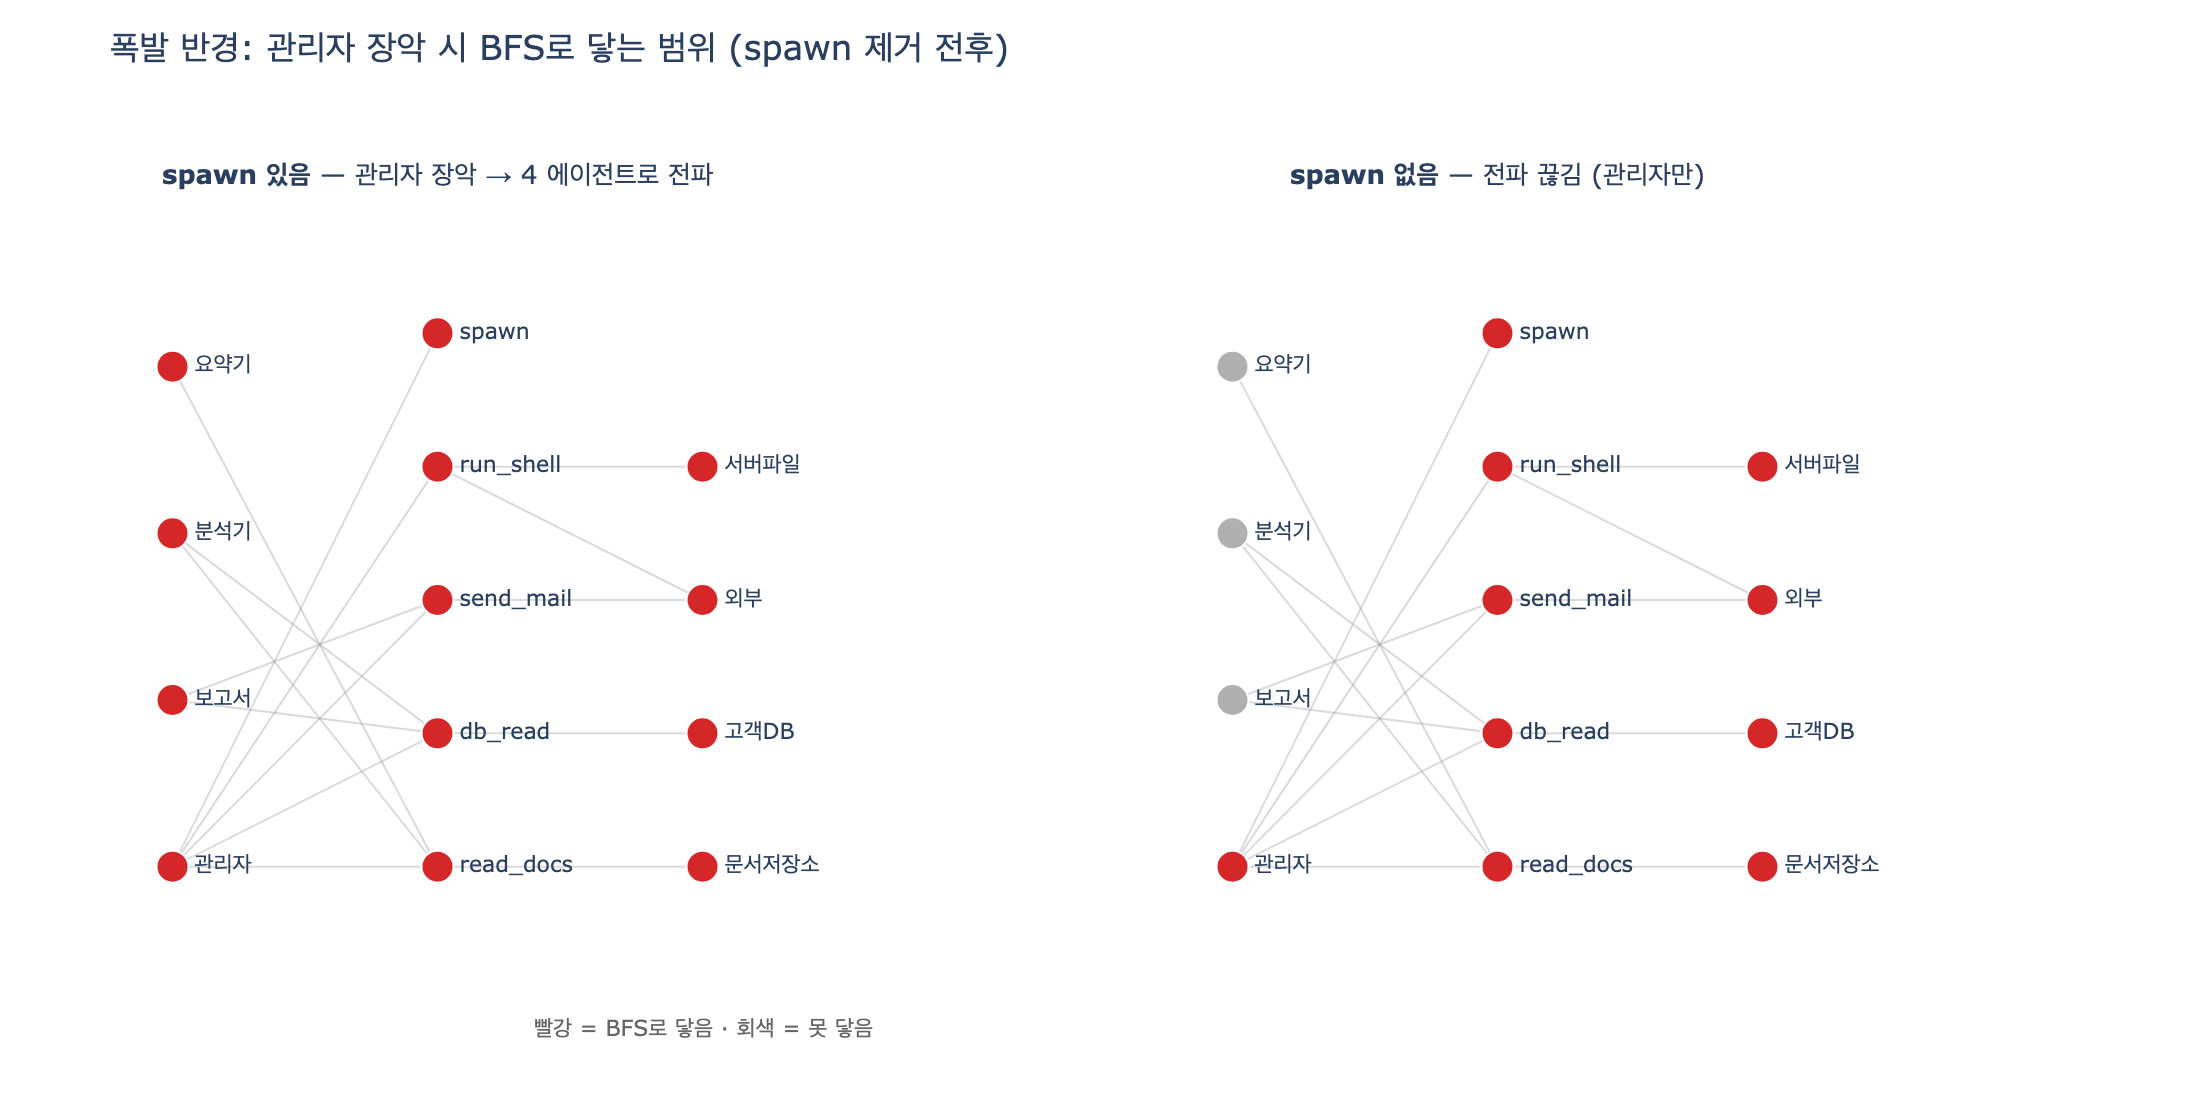

Generate this figure with Python:
# 필요 패키지: plotly, kaleido  (pip install plotly kaleido)
# %% [markdown]
# # 폭발 반경(blast radius)을 BFS로 재기
#
# `ex4_blast_radius.py`의 핵심 질문은 이것이다.
#
# > 에이전트 하나가 **장악**되면, 피해는 어디까지 번지나?
#
# 모델은 3계층 방향 그래프다.
#
# $$ \text{에이전트} \xrightarrow{\text{쓸 수 있는 도구}} \text{도구} \xrightarrow{\text{닿는}} \text{자원} $$
#
# 장악된 에이전트 $s$ 에서 시작해,
# - 그 에이전트의 도구가 닿는 **자원을 모으고**,
# - 도구에 `spawn`이 있으면 **다른 에이전트로 갈아타며** 큐에 넣는다(BFS 확장).
#
# 반경(=피해 점수)은 닿은 자원 집합 $R$ 의 가치 합이다.
# $$ \text{score}(s) = \sum_{r \in R(s)} \text{VALUE}[r] $$

# %%
from collections import deque

import plotly.graph_objects as go


def _show(fig):
    try:
        from IPython import get_ipython

        if get_ipython() is not None:  # VSCode 셀/Jupyter에서만 렌더링
            fig.show()
    except ImportError:
        pass


# %% [markdown]
# ## 1. 그래프 정의
#
# 에이전트 → 도구, 도구 → 자원, 그리고 자원의 가치를 적는다.
# `spawn`은 닿는 자원이 없지만(`[]`) 대신 다른 에이전트로 갈아타게 해 준다.


# %%
def build_agents():
    # 매 실험마다 새 dict를 돌려줘 원본 훼손을 막는다
    return {
        "요약기": ["read_docs"],
        "분석기": ["read_docs", "db_read"],
        "보고서": ["db_read", "send_mail"],
        "관리자": ["read_docs", "db_read", "send_mail", "run_shell", "spawn"],
    }


TOOLS = {
    "read_docs": ["문서저장소"],
    "db_read": ["고객DB"],
    "send_mail": ["외부"],
    "run_shell": ["서버파일", "외부"],
    "spawn": [],  # 다른 에이전트를 만들 수 있다
}

SPAWNABLE = ["요약기", "분석기", "보고서", "관리자"]
VALUE = {"문서저장소": 1, "고객DB": 5, "외부": 4, "서버파일": 5}

print("에이전트:", list(build_agents()))
print("자원 가치:", VALUE)
# 출력: 에이전트: ['요약기', '분석기', '보고서', '관리자']
# 출력: 자원 가치: {'문서저장소': 1, '고객DB': 5, '외부': 4, '서버파일': 5}


# %% [markdown]
# ## 2. BFS로 반경 계산
#
# `seen_agents`가 방문 집합(무한 루프 방지)이자, 몇 에이전트로 번졌는지의 척도다.
# `resources`에 도구가 닿는 자원을 합쳐 간다.


# %%
def radius(agents, start, allow_spawn=True):
    """장악된 에이전트에서 시작해 닿는 (에이전트 집합, 자원 집합)."""
    seen_agents, resources = set(), set()
    q = deque([start])
    while q:
        a = q.popleft()
        if a in seen_agents:
            continue
        seen_agents.add(a)
        for t in agents[a]:
            resources |= set(TOOLS[t])  # ① 자원을 모은다
            if t == "spawn" and allow_spawn:  # ② spawn이면 다른 에이전트로 확장
                q.extend(SPAWNABLE)
    return seen_agents, resources


def score(resources):
    return sum(VALUE[r] for r in resources)


def report(agents, allow_spawn=True):
    rows = []
    for a in agents:
        ags, res = radius(agents, a, allow_spawn)
        rows.append((a, len(ags), sorted(res), score(res)))
    return rows


spawn_on = report(build_agents(), allow_spawn=True)
for a, nag, res, sc in spawn_on:
    print(f"{a:<6} 닿는에이전트 {nag}  자원 {res}  점수 {sc}")
# 출력: 요약기   닿는에이전트 1  자원 ['문서저장소']  점수 1
# 출력: 분석기   닿는에이전트 1  자원 ['고객DB', '문서저장소']  점수 6
# 출력: 보고서   닿는에이전트 1  자원 ['고객DB', '외부']  점수 9
# 출력: 관리자   닿는에이전트 4  자원 ['고객DB', '문서저장소', '서버파일', '외부']  점수 15

# %% [markdown]
# ## 3. spawn 제거 전후 비교
#
# 관리자만 spawn을 가졌으므로 자원 점수 표는 거의 그대로다.
# 그러나 **관리자가 닿는 에이전트가 4 → 1**로 줄어든다.
# spawn 제거는 자원 반경이 아니라 **"전파(lateral movement)"를 끊는다.**

# %%
spawn_off = report(build_agents(), allow_spawn=False)
print(f"{'에이전트':<6}{'닿는에이전트(on→off)':<20}{'점수(동일)':<10}")
for (a, nag_on, _, sc), (_, nag_off, _, _) in zip(spawn_on, spawn_off):
    mark = "  ← 전파 끊김" if nag_on != nag_off else ""
    print(f"{a:<6}{nag_on} → {nag_off:<16}{sc:<10}{mark}")
# 출력: 에이전트  닿는에이전트(on→off)    점수(동일)
# 출력: 요약기   1 → 1               1
# 출력: 분석기   1 → 1               6
# 출력: 보고서   1 → 1               9
# 출력: 관리자   4 → 1               15          ← 전파 끊김

# %% [markdown]
# ## 4. 시각화 — 관리자 장악 시 BFS 반경 (spawn on vs off)
#
# 3계층 그래프를 좌(spawn on)·우(spawn off) 두 패널에 그린다.
# 장악 시작점(관리자)에서 BFS로 **닿은 노드는 빨강**, 못 닿은 노드는 회색이다.
# spawn을 빼면 오른쪽에서 다른 에이전트들이 회색으로 떨어져 나간다.


# %%
def reached_nodes(agents, start, allow_spawn):
    seen_agents, resources = radius(agents, start, allow_spawn)
    tools = set()
    for a in seen_agents:
        tools |= set(agents[a])
    return seen_agents, tools, resources


# 3계층 좌표 (x=계층, y=순서)
AGENT_POS = {"요약기": 3, "분석기": 2, "보고서": 1, "관리자": 0}
TOOL_LIST = ["read_docs", "db_read", "send_mail", "run_shell", "spawn"]
RES_LIST = ["문서저장소", "고객DB", "외부", "서버파일"]
TOOL_POS = {t: i for i, t in enumerate(TOOL_LIST)}
RES_POS = {r: i for i, r in enumerate(RES_LIST)}


def panel_traces(agents, start, allow_spawn, xshift):
    seen_a, seen_t, seen_r = reached_nodes(agents, start, allow_spawn)
    edge_x, edge_y = [], []
    # 에이전트→도구
    for a, tools in agents.items():
        for t in tools:
            edge_x += [xshift + 0, xshift + 1, None]
            edge_y += [AGENT_POS[a] * 1.25, TOOL_POS[t], None]
    # 도구→자원
    for t, ress in TOOLS.items():
        for r in ress:
            edge_x += [xshift + 1, xshift + 2, None]
            edge_y += [TOOL_POS[t], RES_POS[r], None]
    edge_trace = go.Scatter(
        x=edge_x, y=edge_y, mode="lines",
        line=dict(color="rgba(150,150,150,0.35)", width=1),
        hoverinfo="none", showlegend=False,
    )

    def node_trace(names, pos_map, xcol, seen, ycol_scale=1.0):
        xs, ys, texts, colors = [], [], [], []
        for n in names:
            xs.append(xshift + xcol)
            ys.append(pos_map[n] * ycol_scale)
            texts.append(n)
            colors.append("#d62728" if n in seen else "#b0b0b0")
        return go.Scatter(
            x=xs, y=ys, mode="markers+text", text=texts,
            textposition="middle right", textfont=dict(size=11),
            marker=dict(size=16, color=colors, line=dict(color="white", width=1)),
            hoverinfo="text", showlegend=False,
        )

    a_trace = node_trace(list(AGENT_POS), AGENT_POS, 0, seen_a, ycol_scale=1.25)
    t_trace = node_trace(TOOL_LIST, TOOL_POS, 1, seen_t)
    r_trace = node_trace(RES_LIST, RES_POS, 2, seen_r)
    return [edge_trace, a_trace, t_trace, r_trace]


agents_full = build_agents()
fig = go.Figure()
for tr in panel_traces(agents_full, "관리자", True, xshift=0):
    fig.add_trace(tr)
for tr in panel_traces(build_agents(), "관리자", False, xshift=4):
    fig.add_trace(tr)

# 패널 제목
fig.add_annotation(x=1, y=5.2, text="<b>spawn 있음</b> — 관리자 장악 → 4 에이전트로 전파",
                   showarrow=False, font=dict(size=13))
fig.add_annotation(x=5, y=5.2, text="<b>spawn 없음</b> — 전파 끊김 (관리자만)",
                   showarrow=False, font=dict(size=13))
fig.add_annotation(x=2, y=-1.2, text="빨강 = BFS로 닿음 · 회색 = 못 닿음",
                   showarrow=False, font=dict(size=11, color="#666"))

fig.update_layout(
    title="폭발 반경: 관리자 장악 시 BFS로 닿는 범위 (spawn 제거 전후)",
    xaxis=dict(visible=False, range=[-0.5, 7.5]),
    yaxis=dict(visible=False, range=[-1.6, 5.6]),
    width=1100, height=560, plot_bgcolor="white",
    margin=dict(l=20, r=20, t=60, b=20),
)

_show(fig)
fig.write_image("expy.png", scale=2)
print("saved expy.png")
# 출력: saved expy.png
